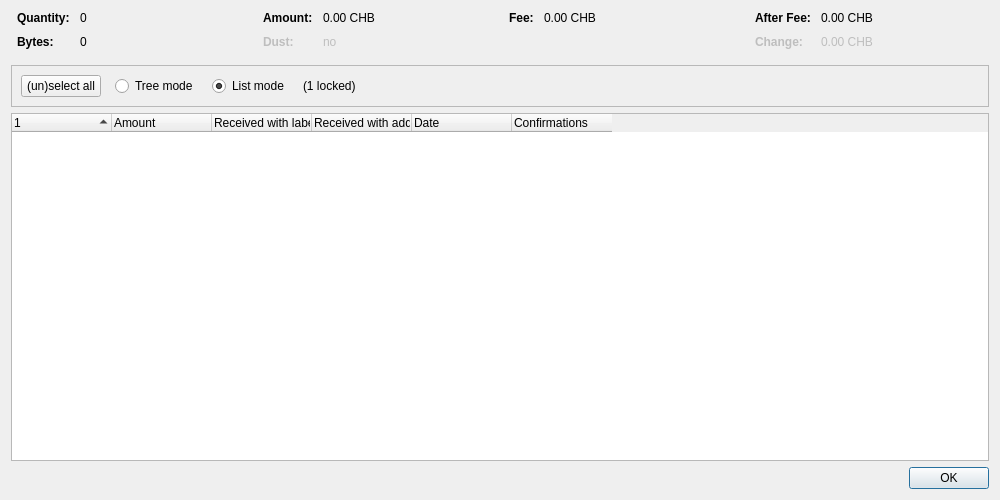
<?xml version="1.0" encoding="UTF-8"?>
<ui version="4.0">
 <class>CoinControlDialog</class>
 <widget class="QDialog" name="CoinControlDialog">
  <property name="geometry">
   <rect>
    <x>0</x>
    <y>0</y>
    <width>1000</width>
    <height>500</height>
   </rect>
  </property>
  <property name="windowTitle">
   <string>Coin Selection</string>
  </property>
  <layout class="QVBoxLayout" name="verticalLayout">
   <item>
    <layout class="QHBoxLayout" name="horizontalLayoutTop" stretch="0,0,0,0">
     <property name="topMargin">
      <number>0</number>
     </property>
     <property name="bottomMargin">
      <number>10</number>
     </property>
     <item>
      <layout class="QFormLayout" name="formLayoutCoinControl1">
       <property name="horizontalSpacing">
        <number>10</number>
       </property>
       <property name="verticalSpacing">
        <number>10</number>
       </property>
       <property name="leftMargin">
        <number>6</number>
       </property>
       <property name="rightMargin">
        <number>6</number>
       </property>
       <item row="0" column="0">
        <widget class="QLabel" name="labelCoinControlQuantityText">
         <property name="font">
          <font>
           <weight>75</weight>
           <bold>true</bold>
          </font>
         </property>
         <property name="text">
          <string>Quantity:</string>
         </property>
        </widget>
       </item>
       <item row="0" column="1">
        <widget class="QLabel" name="labelCoinControlQuantity">
         <property name="cursor">
          <cursorShape>IBeamCursor</cursorShape>
         </property>
         <property name="contextMenuPolicy">
          <enum>Qt::ActionsContextMenu</enum>
         </property>
         <property name="text">
          <string notr="true">0</string>
         </property>
         <property name="textInteractionFlags">
          <set>Qt::LinksAccessibleByMouse|Qt::TextSelectableByKeyboard|Qt::TextSelectableByMouse</set>
         </property>
        </widget>
       </item>
       <item row="1" column="0">
        <widget class="QLabel" name="labelCoinControlBytesText">
         <property name="font">
          <font>
           <weight>75</weight>
           <bold>true</bold>
          </font>
         </property>
         <property name="text">
          <string>Bytes:</string>
         </property>
        </widget>
       </item>
       <item row="1" column="1">
        <widget class="QLabel" name="labelCoinControlBytes">
         <property name="cursor">
          <cursorShape>IBeamCursor</cursorShape>
         </property>
         <property name="contextMenuPolicy">
          <enum>Qt::ActionsContextMenu</enum>
         </property>
         <property name="text">
          <string notr="true">0</string>
         </property>
         <property name="textInteractionFlags">
          <set>Qt::LinksAccessibleByMouse|Qt::TextSelectableByKeyboard|Qt::TextSelectableByMouse</set>
         </property>
        </widget>
       </item>
      </layout>
     </item>
     <item>
      <layout class="QFormLayout" name="formLayoutCoinControl2">
       <property name="horizontalSpacing">
        <number>10</number>
       </property>
       <property name="verticalSpacing">
        <number>10</number>
       </property>
       <property name="leftMargin">
        <number>6</number>
       </property>
       <property name="rightMargin">
        <number>6</number>
       </property>
       <item row="0" column="0">
        <widget class="QLabel" name="labelCoinControlAmountText">
         <property name="font">
          <font>
           <weight>75</weight>
           <bold>true</bold>
          </font>
         </property>
         <property name="text">
          <string>Amount:</string>
         </property>
        </widget>
       </item>
       <item row="0" column="1">
        <widget class="QLabel" name="labelCoinControlAmount">
         <property name="cursor">
          <cursorShape>IBeamCursor</cursorShape>
         </property>
         <property name="contextMenuPolicy">
          <enum>Qt::ActionsContextMenu</enum>
         </property>
         <property name="text">
          <string notr="true">0.00 CHB</string>
         </property>
         <property name="textInteractionFlags">
          <set>Qt::LinksAccessibleByMouse|Qt::TextSelectableByKeyboard|Qt::TextSelectableByMouse</set>
         </property>
        </widget>
       </item>
       <item row="1" column="0">
        <widget class="QLabel" name="labelCoinControlLowOutputText">
         <property name="enabled">
          <bool>false</bool>
         </property>
         <property name="font">
          <font>
           <weight>75</weight>
           <bold>true</bold>
          </font>
         </property>
         <property name="text">
          <string>Dust:</string>
         </property>
        </widget>
       </item>
       <item row="1" column="1">
        <widget class="QLabel" name="labelCoinControlLowOutput">
         <property name="enabled">
          <bool>false</bool>
         </property>
         <property name="cursor">
          <cursorShape>IBeamCursor</cursorShape>
         </property>
         <property name="contextMenuPolicy">
          <enum>Qt::ActionsContextMenu</enum>
         </property>
         <property name="text">
          <string notr="true">no</string>
         </property>
         <property name="textInteractionFlags">
          <set>Qt::LinksAccessibleByMouse|Qt::TextSelectableByKeyboard|Qt::TextSelectableByMouse</set>
         </property>
        </widget>
       </item>
      </layout>
     </item>
     <item>
      <layout class="QFormLayout" name="formLayoutCoinControl3">
       <property name="horizontalSpacing">
        <number>10</number>
       </property>
       <property name="verticalSpacing">
        <number>10</number>
       </property>
       <property name="leftMargin">
        <number>6</number>
       </property>
       <property name="rightMargin">
        <number>6</number>
       </property>
       <item row="0" column="0">
        <widget class="QLabel" name="labelCoinControlFeeText">
         <property name="font">
          <font>
           <weight>75</weight>
           <bold>true</bold>
          </font>
         </property>
         <property name="text">
          <string>Fee:</string>
         </property>
        </widget>
       </item>
       <item row="0" column="1">
        <widget class="QLabel" name="labelCoinControlFee">
         <property name="cursor">
          <cursorShape>IBeamCursor</cursorShape>
         </property>
         <property name="contextMenuPolicy">
          <enum>Qt::ActionsContextMenu</enum>
         </property>
         <property name="text">
          <string notr="true">0.00 CHB</string>
         </property>
         <property name="textInteractionFlags">
          <set>Qt::LinksAccessibleByMouse|Qt::TextSelectableByKeyboard|Qt::TextSelectableByMouse</set>
         </property>
        </widget>
       </item>
      </layout>
     </item>
     <item>
      <layout class="QFormLayout" name="formLayoutCoinControl4">
       <property name="horizontalSpacing">
        <number>10</number>
       </property>
       <property name="verticalSpacing">
        <number>10</number>
       </property>
       <property name="leftMargin">
        <number>6</number>
       </property>
       <property name="rightMargin">
        <number>6</number>
       </property>
       <item row="0" column="0">
        <widget class="QLabel" name="labelCoinControlAfterFeeText">
         <property name="font">
          <font>
           <weight>75</weight>
           <bold>true</bold>
          </font>
         </property>
         <property name="text">
          <string>After Fee:</string>
         </property>
        </widget>
       </item>
       <item row="0" column="1">
        <widget class="QLabel" name="labelCoinControlAfterFee">
         <property name="cursor">
          <cursorShape>IBeamCursor</cursorShape>
         </property>
         <property name="contextMenuPolicy">
          <enum>Qt::ActionsContextMenu</enum>
         </property>
         <property name="text">
          <string notr="true">0.00 CHB</string>
         </property>
         <property name="textInteractionFlags">
          <set>Qt::LinksAccessibleByMouse|Qt::TextSelectableByKeyboard|Qt::TextSelectableByMouse</set>
         </property>
        </widget>
       </item>
       <item row="1" column="0">
        <widget class="QLabel" name="labelCoinControlChangeText">
         <property name="enabled">
          <bool>false</bool>
         </property>
         <property name="font">
          <font>
           <weight>75</weight>
           <bold>true</bold>
          </font>
         </property>
         <property name="text">
          <string>Change:</string>
         </property>
        </widget>
       </item>
       <item row="1" column="1">
        <widget class="QLabel" name="labelCoinControlChange">
         <property name="enabled">
          <bool>false</bool>
         </property>
         <property name="cursor">
          <cursorShape>IBeamCursor</cursorShape>
         </property>
         <property name="contextMenuPolicy">
          <enum>Qt::ActionsContextMenu</enum>
         </property>
         <property name="text">
          <string notr="true">0.00 CHB</string>
         </property>
         <property name="textInteractionFlags">
          <set>Qt::LinksAccessibleByMouse|Qt::TextSelectableByKeyboard|Qt::TextSelectableByMouse</set>
         </property>
        </widget>
       </item>
      </layout>
     </item>
    </layout>
   </item>
   <item>
    <widget class="QFrame" name="frame">
     <property name="minimumSize">
      <size>
       <width>0</width>
       <height>40</height>
      </size>
     </property>
     <property name="frameShape">
      <enum>QFrame::StyledPanel</enum>
     </property>
     <property name="frameShadow">
      <enum>QFrame::Sunken</enum>
     </property>
     <layout class="QHBoxLayout" name="horizontalLayout">
      <item>
       <layout class="QHBoxLayout" name="horizontalLayoutPanel" stretch="0,0,0,0,0">
        <property name="spacing">
         <number>14</number>
        </property>
        <item>
         <widget class="QPushButton" name="pushButtonSelectAll">
          <property name="sizePolicy">
           <sizepolicy hsizetype="Maximum" vsizetype="Fixed">
            <horstretch>0</horstretch>
            <verstretch>0</verstretch>
           </sizepolicy>
          </property>
          <property name="text">
           <string>(un)select all</string>
          </property>
          <property name="autoDefault">
           <bool>false</bool>
          </property>
         </widget>
        </item>
        <item>
         <widget class="QRadioButton" name="radioTreeMode">
          <property name="sizePolicy">
           <sizepolicy hsizetype="Maximum" vsizetype="Fixed">
            <horstretch>0</horstretch>
            <verstretch>0</verstretch>
           </sizepolicy>
          </property>
          <property name="text">
           <string>Tree mode</string>
          </property>
         </widget>
        </item>
        <item>
         <widget class="QRadioButton" name="radioListMode">
          <property name="sizePolicy">
           <sizepolicy hsizetype="Maximum" vsizetype="Fixed">
            <horstretch>0</horstretch>
            <verstretch>0</verstretch>
           </sizepolicy>
          </property>
          <property name="text">
           <string>List mode</string>
          </property>
          <property name="checked">
           <bool>true</bool>
          </property>
         </widget>
        </item>
        <item>
         <widget class="QLabel" name="labelLocked">
          <property name="text">
           <string notr="true">(1 locked)</string>
          </property>
         </widget>
        </item>
        <item>
         <spacer name="horizontalSpacer">
          <property name="orientation">
           <enum>Qt::Horizontal</enum>
          </property>
          <property name="sizeHint" stdset="0">
           <size>
            <width>40</width>
            <height>20</height>
           </size>
          </property>
         </spacer>
        </item>
       </layout>
      </item>
     </layout>
    </widget>
   </item>
   <item>
    <widget class="CoinControlTreeWidget" name="treeWidget">
     <property name="contextMenuPolicy">
      <enum>Qt::CustomContextMenu</enum>
     </property>
     <property name="sortingEnabled">
      <bool>false</bool>
     </property>
     <property name="columnCount">
      <number>6</number>
     </property>
     <attribute name="headerShowSortIndicator" stdset="0">
      <bool>true</bool>
     </attribute>
     <attribute name="headerStretchLastSection">
      <bool>false</bool>
     </attribute>
     <column>
      <property name="text">
       <string/>
      </property>
     </column>
     <column>
      <property name="text">
       <string>Amount</string>
      </property>
     </column>
     <column>
      <property name="text">
       <string>Received with label</string>
      </property>
     </column>
     <column>
      <property name="text">
       <string>Received with address</string>
      </property>
     </column>
     <column>
      <property name="text">
       <string>Date</string>
      </property>
     </column>
     <column>
      <property name="text">
       <string>Confirmations</string>
      </property>
      <property name="toolTip">
       <string>Confirmed</string>
      </property>
     </column>
     <column>
      <property name="text">
       <string/>
      </property>
     </column>
     <column>
      <property name="text">
       <string/>
      </property>
     </column>
     <column>
      <property name="text">
       <string/>
      </property>
     </column>
     <column>
      <property name="text">
       <string/>
      </property>
     </column>
    </widget>
   </item>
   <item>
    <widget class="QDialogButtonBox" name="buttonBox">
     <property name="orientation">
      <enum>Qt::Horizontal</enum>
     </property>
     <property name="standardButtons">
      <set>QDialogButtonBox::Ok</set>
     </property>
    </widget>
   </item>
  </layout>
 </widget>
 <customwidgets>
  <customwidget>
   <class>CoinControlTreeWidget</class>
   <extends>QTreeWidget</extends>
   <header>qt/coincontroltreewidget.h</header>
  </customwidget>
 </customwidgets>
 <resources/>
 <connections/>
</ui>
